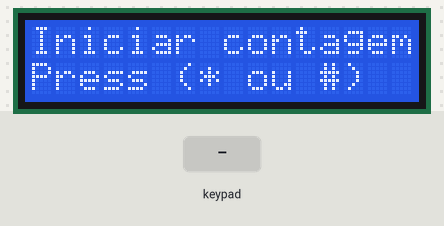
This sketch was run on a simulated ESP32. Parts: 16×2 character LCD. The test bench sets the inputs (shaded band).

Above: at 1.2 s.
1.3 s: key '#' pressed
At 2.1 s:
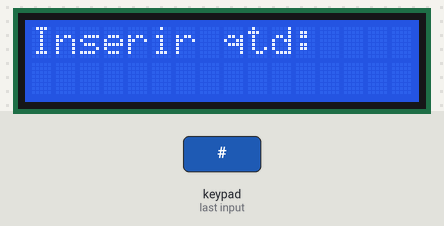
2.8 s: keypad keys 0 0 0 # pressed 0.4 s apart
At 5.5 s:
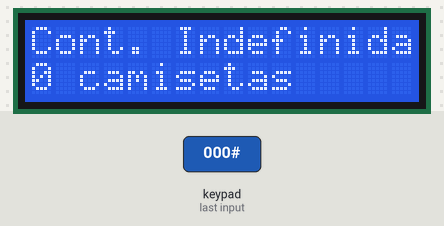
5.9 s: key '*' pressed
At 6.6 s:
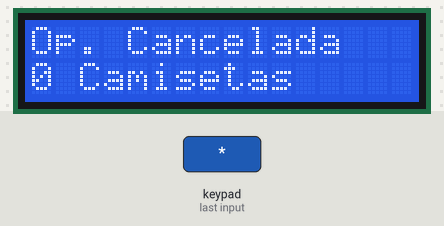
7.4 s: key '0' pressed
At 8.0 s:
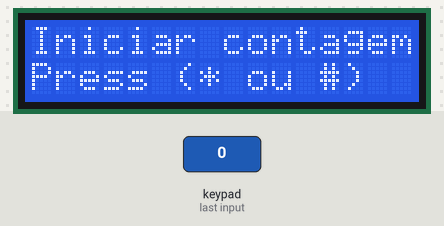
Timing chart, 0 to 9.9 s (numbered marks = the images above; inputs shaded):
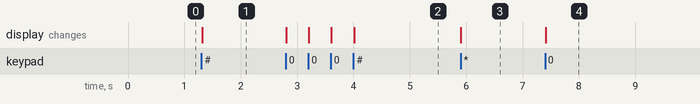

The sketch:

esteira_menu_testes.ino
```cpp
#include <LiquidCrystal.h>
#include <Keypad.h>

// ================== LCD (HD44780 4-bit) ==================
LiquidCrystal lcd(21, 22, 26, 27, 14, 13); // RS,E,D4,D5,D6,D7

// ================== Teclado 3x4 ==================
const byte ROWS = 4, COLS = 3;
char keys[ROWS][COLS] = {
  {'#','0','*'},
  {'9','8','7'},
  {'6','5','4'},
  {'3','2','1'}
};
// R1,R2,R3,R4  /  C1,C2,C3
byte rowPins[ROWS] = {19, 18, 5, 4};   // linhas
byte colPins[COLS] = {25, 23, 33};     // colunas
Keypad keypad = Keypad(makeKeymap(keys), rowPins, colPins, ROWS, COLS);

// ================== Estados ==================
enum Estado : uint8_t {
  EST_PARADA = 1,          // "Esteira Parada"
  EST_CONFIG = 2,          // "Inserir quantidade:"
  EST_CONTANDO = 3,        // "Contagem de camisetas Iniciada"
  EST_LIMITE = 4,          // "Limite de camisetas atingida"
  EST_ABORTADA = 5,        // "Contagem abortada"
  EST_INDEFINIDA = 6       // "Contagem Indefinida"
};

Estado estado = EST_PARADA;

unsigned int alvo = 0;           // quantidade a atingir (modo finito)
unsigned int contagem = 0;       // contagem atual
String bufferQtd = "";           // entrada numérica no estado 2 (até 5 dígitos)

// Para exibir "x Camisetas contadas" ao abortar contagem indefinida
bool abortHasCount = false;
unsigned int lastAbortCount = 0;

// ================== Helpers de LCD ==================
void lcdTitulo(const char* linha0, const String& linha1 = "") {
  lcd.clear();
  lcd.setCursor(0, 0);
  lcd.print(linha0);
  lcd.setCursor(0, 1);
  if (linha1.length() > 0) {
    lcd.print(linha1.substring(0, 16));
  }
}

void mostrarEstadoParada() {
  abortHasCount = false; // limpa qualquer mensagem especial
  lcdTitulo("Iniciar contagem:", "Press (* ou #)");
}

void mostrarEstadoConfig() {
  lcd.clear();
  lcd.setCursor(0, 0);
  lcd.print("Inserir qtd:");
  lcd.setCursor(0, 1);
  lcd.print(bufferQtd);
}

void mostrarEstadoContando() {
  lcd.clear();
  lcd.setCursor(0, 0);
  lcd.print("Esteira Ativa");
  lcd.setCursor(0, 1);
  lcd.print(String(contagem) + "/" + String(alvo));
}

void mostrarEstadoIndefinida() {
  lcd.clear();
  lcd.setCursor(0, 0);
  lcd.print("Cont. Indefinida");
  lcd.setCursor(0, 1);
  lcd.print(String(contagem) + " camisetas");
}

void mostrarEstadoLimite() {
  lcdTitulo("Contagem Finalizada", "Pressione tecla");
}

void mostrarEstadoAbortada() {
  if (abortHasCount) {
    // Mensagem especial com total contado
    lcdTitulo("Op. Cancelada", String(lastAbortCount) + " Camisetas");
  } else {
    lcdTitulo("Op. Cancelada", "Pressione tecla");
  }
}

// ================== Setup ==================
void setup() {
  lcd.begin(16, 2);
  mostrarEstadoParada();
}

// ================== Loop (FSM) ==================
void loop() {
  char k = keypad.getKey();
  if (!k) return;

  switch (estado) {

    case EST_PARADA:
      if (k == '*' || k == '#') {
        bufferQtd = "";
        estado = EST_CONFIG;
        mostrarEstadoConfig();
      }
      break;

    case EST_CONFIG:
      // Inserção numérica (permite zeros à esquerda para aceitar "000")
      if (k >= '0' && k <= '9') {
        if (bufferQtd.length() < 5) {
          bufferQtd += k;
        }
        mostrarEstadoConfig();
      }
      // Backspace com '*'
      else if (k == '*') {
        if (bufferQtd.length() > 0) {
          bufferQtd.remove(bufferQtd.length() - 1);
        }
        mostrarEstadoConfig();
      }
      // Confirmar com '#'
      else if (k == '#') {
        if (bufferQtd.length() > 0) {
          contagem = 0;

          // Se '000' => contagem indefinida
          if (bufferQtd == "000") {
            estado = EST_INDEFINIDA;
            mostrarEstadoIndefinida();
          } else {
            alvo = bufferQtd.toInt();
            if (alvo > 0) {
              estado = EST_CONTANDO;
              mostrarEstadoContando();
            } else {
              // alvo inválido (0, ou conversão ruim) => volta ao início
              estado = EST_PARADA;
              mostrarEstadoParada();
            }
          }
        } else {
          estado = EST_PARADA;
          mostrarEstadoParada();
        }
      }
      break;

    case EST_CONTANDO:
      // Simulação de sensor: tecla '0' incrementa 1 unidade
      if (k == '0') {
        if (contagem < alvo) contagem++;
        mostrarEstadoContando();
        if (contagem >= alvo && alvo > 0) {
          estado = EST_LIMITE;
          mostrarEstadoLimite();
        }
      }
      // Abortado (modo finito): mostra mensagem padrão
      else if (k == '*') {
        abortHasCount = false; // no modo finito, mantém mensagem padrão
        estado = EST_ABORTADA;
        mostrarEstadoAbortada();
      }
      break;

    case EST_INDEFINIDA:
      // Simulação de sensor: tecla '0' incrementa indefinidamente
      if (k == '0') {
        contagem++;
        mostrarEstadoIndefinida();
      }
      // Abortado (modo indefinido): exibe "x Camisetas contadas"
      else if (k == '*') {
        lastAbortCount = contagem;
        abortHasCount = true;
        estado = EST_ABORTADA;
        mostrarEstadoAbortada();
      }
      break;

    case EST_LIMITE:
      // Qualquer tecla retorna ao início
      estado = EST_PARADA;
      mostrarEstadoParada();
      break;

    case EST_ABORTADA:
      // Qualquer tecla retorna ao início
      estado = EST_PARADA;
      mostrarEstadoParada();
      break;
  }
}
```

Measured:
- after the input at 1.3 s, the display: changes at once (image 1)
- after the input at 2.8 s, the display: first changes at once (image 2 shows a later state)
- after the input at 5.9 s, the display: changes at once (image 3)
- after the input at 7.4 s, the display: changes at once (image 4)
